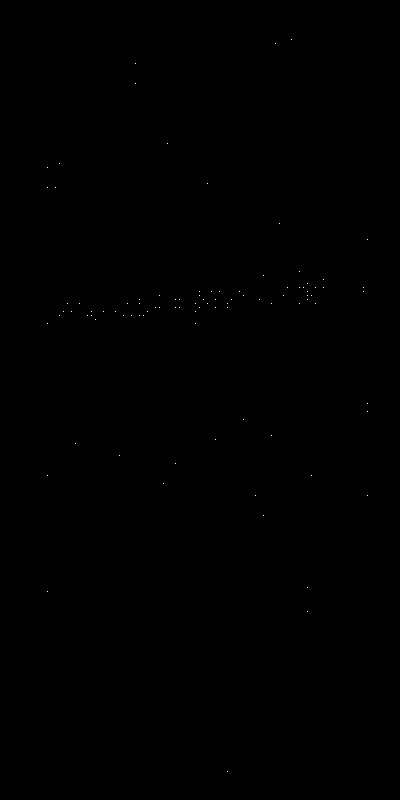
%> input picture Final Project/MCIRE/data/dots_outliers.tif, 400 x 800 px
$ octave ransac_dots.m   (GNU Octave 9; MATLAB toolbox functions it lacks are replaced by stand-ins)
%> lines starting %> are read from the running program, lines starting %| are printed output that depends on the picture; in (x1, y1, x2, y2) boxes, pixels count from 0 and x2, y2 are one past the last pixel; in counts of white or black regions, pixels touching at a corner belong together; the program's own positions count from 1
%% Part a
% Fit to all points.

% read "dots outliers" file
im = imread('./data/dots_outliers.tif');
%> im is the input picture: size 800x400 uint8; 0.03% white in thin lines or dots, all inside (x1, y1, x2, y2) = (47, 39, 368, 772)
dims = size(im);
%> dims = [800 400]

% read coordinates of dots:
inds = find(im);
%> inds = 94 values from 37768 to 294096
[y,x] = ind2sub(dims(1:2), inds);
%> y = 94 values, max 772 at index 57, min 40 at index 72, mean 319.6; x = 94 values from 48 to 368

% construct A and y matrices for each color channel and find least?squares
% solution of corresponding homogeneous linear system:

% red
numDots = length(x);
%> numDots = 94
A = [x, y, ones(numDots, 1)];
[~, ~, V] = svd(A);
%> V = [-0.532 -0.847 0.00163; -0.847 0.532 0.00185; -0.00243 -0.000398 -1]
lineAll = V(:, 3);
%> lineAll = [0.00163; 0.00185; -1]
% create extreme points of calculated lines
xCoords = [1 dims(2)];
%> xCoords = [1 400]
yCoords = - (lineAll(1) * xCoords + lineAll(3)) / lineAll(2);
%> yCoords = [540.9 189]
% plot resuts on top of "dots outliers"
figure; imshow(im); hold on;
plot(xCoords, yCoords, 'r-', 'LineWidth', 2);
%% Part b
% Use RANSAC to prune outliers.
% RANSAC parameters
threshold = 20;
numIters = 100;
N = length(x);
%> N = 94
bestConsensusSet = [];
sizeBestConsensusSet = length(bestConsensusSet);
objBestConsensusset = 0;
for iter = 1:numIters,
sampledInds = randperm(N, 2);
% make corresponding homogeneous vectors
X1 = [x(sampledInds(1)); y(sampledInds(1)); 1];
X2 = [x(sampledInds(2)); y(sampledInds(2)); 1];
% find line as a homogeneous vector
l = cross(X1, X2);
% normalize line so that its inner product with another homogeneous vector
% is equal to the perpendicular distance between the line and the point
% corresponding to that vector
scaleFactor = hypot(l(1), l(2));
l = l / scaleFactor;
% find distances of all points from line
distances = abs(l(1) * x + l(2) * y + l(3));
% threshold and check if a better consensus set has been found
consensusSet = find(distances < threshold);
if (length(consensusSet) < sizeBestConsensusSet),
continue;
end;
if ((length(consensusSet) == sizeBestConsensusSet) && ...
(sum(distances(consensusSet)) > objBestConsensusset))
continue;
end;
bestConsensusSet = consensusSet;
sizeBestConsensusSet = length(consensusSet);
objBestConsensusset = sum(distances(consensusSet));
end;
%> this loop made 100 passes
%> (X1, X2, l, scaleFactor) on passes 5, 6, 7, 9, 10, 11, 12, 13, 14, 15, 16: ([200; 296; 1], [228; 308; 1], [-0.394; 0.919; -193.3], 30.46), ([316; 304; 1], [208; 184; 1], [0.743; -0.669; -31.52], 161.4), ([140; 304; 1], [292; 40; 1], [0.867; 0.499; -273], 304.6), ([316; 304; 1], [368; 412; 1], [-0.901; 0.434; 152.8], 119.9), ([308; 284; 1], [316; 288; 1], [-0.447; 0.894; -116.3], 8.94), ([148; 312; 1], [280; 224; 1], [0.555; 0.832; -341.7], 158.6), ([316; 288; 1], [264; 516; 1], [-0.975; -0.222; 372.1], 233.9), ([200; 296; 1], [72; 312; 1], [-0.124; -0.992; 318.5], 129), ([196; 304; 1], [232; 300; 1], [0.11; 0.994; -323.8], 36.22), ([316; 304; 1], [368; 240; 1], [0.776; 0.631; -437], 82.46), ([200; 296; 1], [308; 612; 1], [-0.946; 0.323; 93.52], 333.9)
%> (X1, X2, l, scaleFactor, consensusSet) on passes 8, 19, 23, 28, 29: ([240; 292; 1], [136; 84; 1], [0.894; -0.447; -84.08], 232.6, [24; 25; 35; 48; 54; 55; 56; 58; 59; 60; 63; 84]), ([276; 44; 1], [180; 300; 1], [-0.936; -0.351; 273.9], 273.4, [20; 31; 33; 36; 37; 39; 40; 41; 42; 44; 45; 48; 68; 72]), ([156; 308; 1], [308; 612; 1], [-0.894; 0.447; 1.79], 339.9, [26; 27; 28; 29; 30; 31; 32; 33; 37; 53; 62; 65; 81; 82]), ([208; 184; 1], [324; 288; 1], [-0.668; 0.745; 1.85], 155.8, [35; 48; 69; 73; 74; 76; 77; 78; 79; 80; 83; 85; 86; 87; 88]), ([72; 312; 1], [216; 440; 1], [-0.664; 0.747; -185.4], 192.7, [8; 9; 10; 11; 13; 14; 15; 16; 17; 53; 62])
% fit line to selected points
xConsensus = x(bestConsensusSet);
%> xConsensus = 64 values from 48 to 364
yConsensus = y(bestConsensusSet);
%> yConsensus = 64 values, max 324 at index 1, min 272 at index 50, mean 302
AConsensus = [xConsensus, yConsensus, ones(sizeBestConsensusSet, 1)];
[~, ~, VConsensus] = svd(AConsensus);
%> VConsensus = [-0.578 -0.816 0.000322; -0.816 0.578 0.00309; -0.00271 0.00152 -1]
lineConsensus = VConsensus(:, 3);
%> lineConsensus = [0.000322; 0.00309; -1]
% create extreme points of calculated lines
xCoords = [1 dims(2)];
yCoords = - (lineConsensus(1) * xCoords + lineConsensus(3)) / lineConsensus(2);
%> yCoords = [323.2 281.7]
% plot resuts on top of "dots outliers"
plot(xCoords, yCoords, 'g-', 'LineWidth', 2);
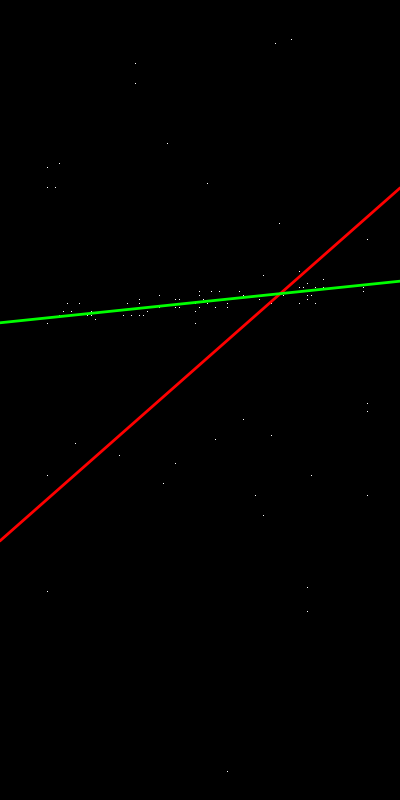
%> figure redrawn from the program's plot data
lineConsensus = -lineConsensus./lineConsensus(2);
%> lineConsensus = [-0.104; -1; 323.3]
lineConsensus = [lineConsensus(1) lineConsensus(3)];
%> lineConsensus = [-0.104 323.3]
save('ransac_dots','lineConsensus','bestConsensusSet')
